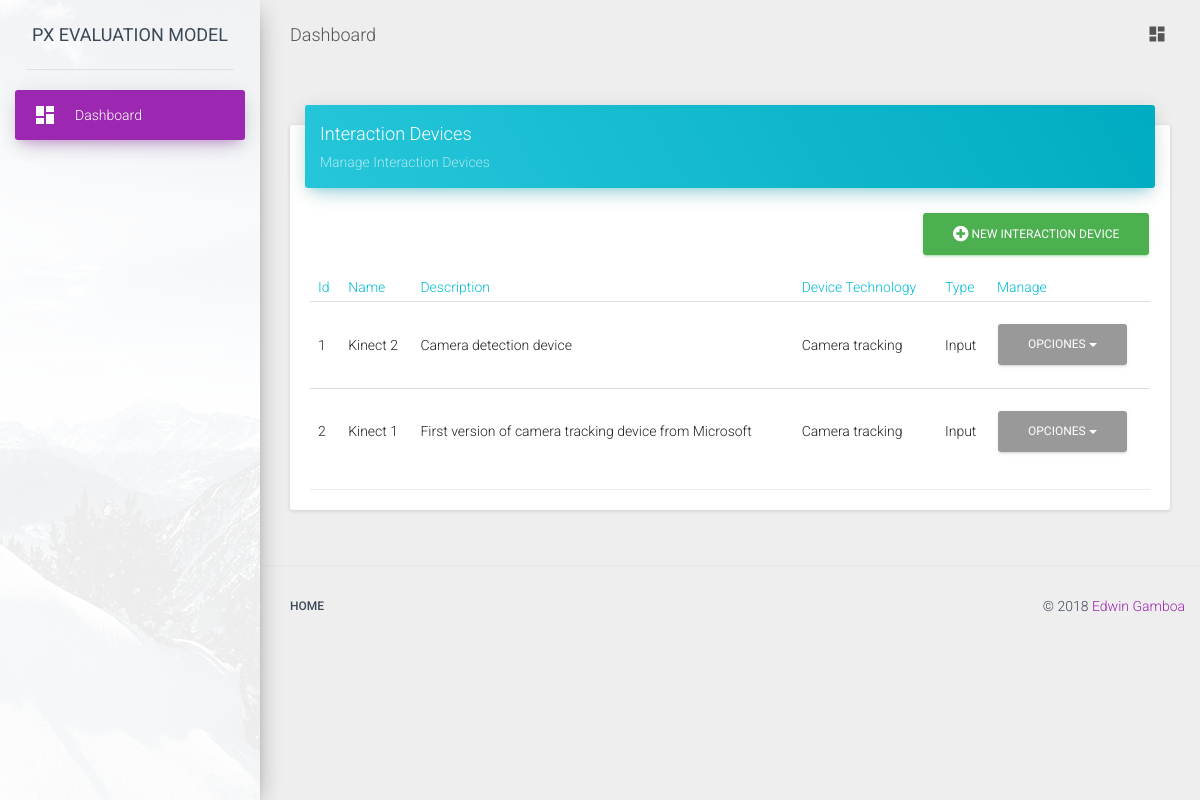
Page /interaction_device/ on the committed database.
### interaction_devices/models.py (models this page shows, shortened)
class InteractionDevice(models.Model):
    name = models.CharField(max_length=140)
    description = models.TextField()
    device_technology = models.ForeignKey(DeviceTechnology,blank=True, null=True)
    type = models.PositiveIntegerField(
        choices=Constants.DEVICE_TYPE
    )

class DeviceTechnology(models.Model):
    name = models.CharField(max_length=140)
    description = models.TextField()

### interaction_devices/views.py (the view)
class InteractionDeviceList(ListView):
    model = InteractionDevice

### templates/interaction_devices/interactiondevice_list.html (shortened to what this page needs)
{% extends "list_base.html" %}
{% block card_title %}Interaction Devices{% endblock card_title %}
{% block card_description %}Manage Interaction Devices{% endblock card_description%}
{% block table_head %}
    <tr>
        <th>Id</th>
        <th>Name</th>
        <th>Description</th>
        <th>Device Technology</th>
        <th>Type</th>
        <th>Manage</th>
    </tr>
{% endblock table_head %}
{% block table_body %}
    {% for object in object_list %}
        <tr>
            <td>{{ object.id }}</td>
            <td>{{ object.name }}</td>
            <td>{{ object.description }}</td>
            <td>{{ object.device_technology.name}}</td>
            <td>{{ object.get_type_display }}</td>
            <td>
                <div class="dropdown">
                    <a href="#" class="btn dropdown-toggle" data-toggle="dropdown">
                        Opciones
                        <b class="caret"></b>
                    </a>
                </div>
            </td>
        </tr>
    {% endfor %}
{% endblock table_body %}
{% block new_url %} {% url 'interaction_device:new' %} {% endblock new_url %}
{% block new_object_name %}Interaction Device{% endblock new_object_name %}

### rows in the picture
InteractionDevice: id "1", name "Kinect 2", description "Camera detection device", device_technology.name "Camera tracking", type "Input"
InteractionDevice: id "2", name "Kinect 1", description "First version of camera tracking device from Microsoft", device_technology.name "Camera tracking", type "Input"
